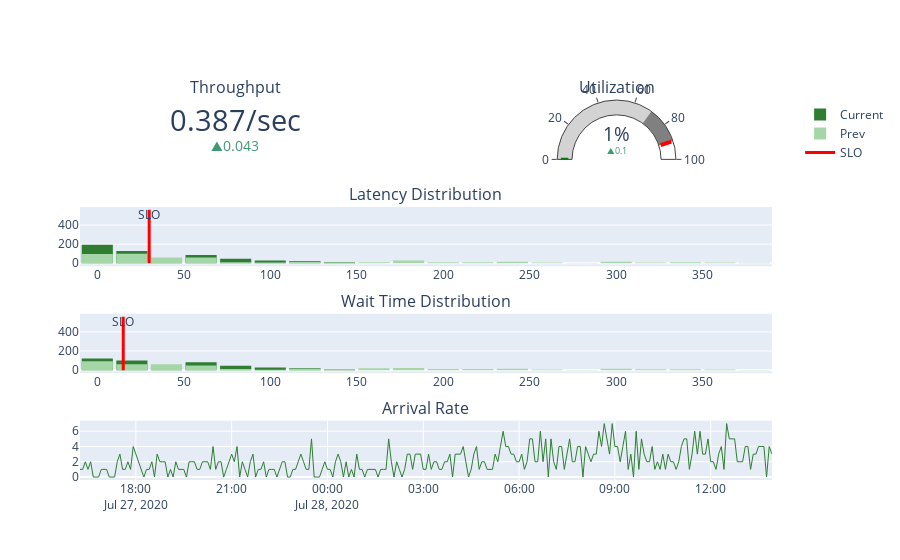

Notebook code for this chart:
### Code cell
dashboard = build_dashboard(Q_tuning, prev_q=Q_train)
dashboard.show()

### Figure 1 — Plotly figure (JSON) as saved in the notebook; plotly's stock layout.template omitted (floating-point values rounded to 4 significant figures; data arrays with more than 128 entries replaced by an {"elided": "..."} marker saying what was removed)
{"data": [{"delta": {"position": "bottom", "reference": 0.3448}, "domain": {"x": [0, 0.44], "y": [0.8438, 1]}, "mode": "number+delta", "number": {"suffix": "/sec"}, "type": "indicator", "value": 0.3875}, {"delta": {"reference": 0.9038}, "domain": {"x": [0.54, 0.98], "y": [0.8438, 1]}, "gauge": {"axis": {"range": [null, 100]}, "steps": [{"color": "lightgray", "range": [0, 70]}, {"color": "gray", "range": [70, 90]}], "threshold": {"line": {"color": "red", "width": 4}, "thickness": 0.75, "value": 90}}, "mode": "gauge+number+delta", "number": {"suffix": "%"}, "type": "indicator", "value": 0.9972}, {"bingroup": "1", "marker": {"color": "#2E7D32"}, "name": "Current", "type": "histogram", "x": {"elided": "559 float values"}, "xaxis": "x", "yaxis": "y"}, {"bingroup": "1", "marker": {"color": "#A5D6A7"}, "name": "Prev", "type": "histogram", "x": {"elided": "497 float values"}, "xaxis": "x", "yaxis": "y"}, {"line": {"color": "red", "width": 3}, "mode": "lines+text", "showlegend": false, "text": [null, "SLO"], "textposition": "bottom center", "type": "scatter", "x": [30, 30], "xaxis": "x", "y": [0, 559], "yaxis": "y"}, {"bingroup": "2", "marker": {"color": "#2E7D32"}, "showlegend": false, "type": "histogram", "x": {"elided": "442 float values"}, "xaxis": "x2", "yaxis": "y2"}, {"bingroup": "2", "marker": {"color": "#A5D6A7"}, "showlegend": false, "type": "histogram", "x": {"elided": "443 float values"}, "xaxis": "x2", "yaxis": "y2"}, {"line": {"color": "red", "width": 3}, "mode": "lines+text", "name": "SLO", "text": [null, "SLO"], "textposition": "bottom center", "type": "scatter", "x": [15, 15], "xaxis": "x2", "y": [0, 559], "yaxis": "y2"}, {"line": {"color": "#2E7D32", "width": 1}, "showlegend": false, "type": "scatter", "x": {"elided": "261 str values"}, "xaxis": "x3", "y": {"elided": "261 int values"}, "yaxis": "y3"}], "layout": {"annotations": [{"font": {"size": 16}, "showarrow": false, "text": "Throughput", "x": 0.22, "xanchor": "center", "xref": "paper", "y": 1, "yanchor": "bottom", "yref": "paper"}, {"font": {"size": 16}, "showarrow": false, "text": "Utilization", "x": 0.76, "xanchor": "center", "xref": "paper", "y": 1, "yanchor": "bottom", "yref": "paper"}, {"font": {"size": 16}, "showarrow": false, "text": "Latency Distribution", "x": 0.49, "xanchor": "center", "xref": "paper", "y": 0.7188, "yanchor": "bottom", "yref": "paper"}, {"font": {"size": 16}, "showarrow": false, "text": "Wait Time Distribution", "x": 0.49, "xanchor": "center", "xref": "paper", "y": 0.4375, "yanchor": "bottom", "yref": "paper"}, {"font": {"size": 16}, "showarrow": false, "text": "Arrival Rate", "x": 0.49, "xanchor": "center", "xref": "paper", "y": 0.1562, "yanchor": "bottom", "yref": "paper"}], "bargap": 0.1, "barmode": "overlay", "xaxis": {"anchor": "y", "domain": [0, 0.98]}, "xaxis2": {"anchor": "y2", "domain": [0, 0.98]}, "xaxis3": {"anchor": "y3", "domain": [0, 0.98]}, "yaxis": {"anchor": "x", "domain": [0.5625, 0.7188]}, "yaxis2": {"anchor": "x2", "domain": [0.2812, 0.4375]}, "yaxis3": {"anchor": "x3", "domain": [0, 0.1562]}}}
